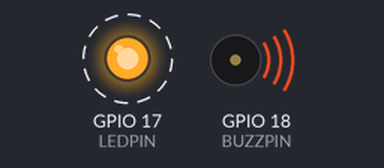
Bench run of a program on a simulated Raspberry Pi (BCM pin numbers). Parts: output pins drawn as LEDs (lit = HIGH), buzzer (waves = sounding, pin HIGH). Dashed ring = blinking. What the program prints to the terminal is not drawn.

Above: at 0.2 s.
Timing chart, 0 to 3.0 s (numbered marks = the images above):
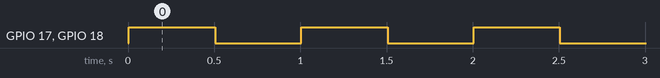

The program:

pythontest.py
```python
#!/usr/bin/python

###########################################################################
#Filename      :pythontest.py
#Description   :blink LED
#Author        :alan
#Website       :www.osoyoo.com
#Update        :2017/06/20
############################################################################

import RPi.GPIO as GPIO
import time

# set GPIO 0 as LED pin
LEDPIN = 17
BUZZPIN = 18
#print message at the begining ---custom function
def print_message():
    print ('|********************************|')
    print ('|            blink LED           |')
    print ('|      ------------------------- |')
    print ('|        LED connect to GPIO0    |')
    print ('|                                |')
    print ('|        LED will blink at 500ms |')
    print ('|      ------------------------- |')
    print ('|                                |')
    print ('|                          OSOYOO|')
    print ('|********************************|\n')
    print ('Program is running...')
    print ('Please press Ctrl+C to end the program...')

#setup function for some setup---custom function
def setup():
    GPIO.setwarnings(False)
    #set the gpio modes to BCM numbering
    GPIO.setmode(GPIO.BCM)
    #set LEDPIN's mode to output,and initial level to LOW(0V)
    GPIO.setup(LEDPIN,GPIO.OUT,initial=GPIO.LOW)
    GPIO.setup(BUZZPIN, GPIO.OUT, initial=GPIO.LOW)
#main function
def main():
    #print info
    print_message()
    while True:
       GPIO.output(LEDPIN,GPIO.HIGH)
       GPIO.output(BUZZPIN, GPIO.HIGH)
       print('...LED ON\n')
       time.sleep(0.5)

       GPIO.output(LEDPIN,GPIO.LOW)
       GPIO.output(BUZZPIN,GPIO.LOW)
       print('LED OFF...\n')
       time.sleep(0.5)
       pass
    pass

#define a destroy function for clean up everything after the script finished
def destroy():
    #turn off LED
    GPIO.output(LEDPIN,GPIO.LOW)
    GPIO.output(BUZZPIN,GPIO.LOW)
    #release resource
    GPIO.cleanup()
#
# if run this script directly ,do:
if __name__ == '__main__':
    setup()
    try:
            main()
    #when 'Ctrl+C' is pressed,child program destroy() will be executed.
    except KeyboardInterrupt:
        destroy()
```

Measured:
- by itself, GPIO 17 (LEDPIN), GPIO 18 (BUZZPIN): alternates HIGH for 0.50 s and LOW for 0.50 s
